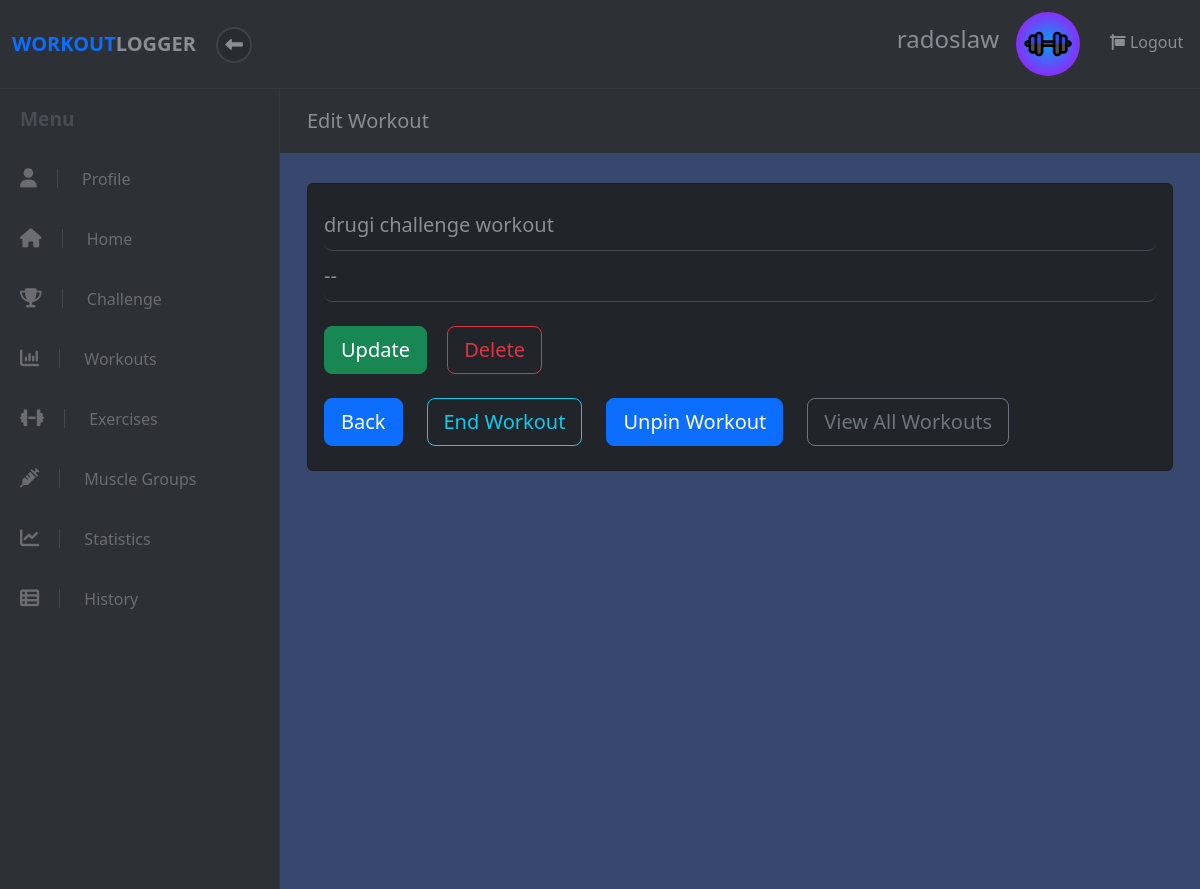
The app's page /workout/8/edit (signed in) with its own data.
### workout/models.py (models this page shows, shortened)
class User(models.Model):
    username = models.CharField(max_length=20)
    email = models.CharField(max_length=50)
    password = models.CharField(max_length=22)
    created_at = models.DateTimeField(auto_now_add=True)
    updated_at = models.DateTimeField(auto_now=True)
    profile_photo_url = models.CharField(max_length=255, blank=True, null=True)
    background_photo_url = models.CharField(max_length=255, blank=True, null=True)
    objects = UserManager()

class Workout(models.Model):
    name = models.CharField(max_length=50)
    description = models.CharField(max_length=150)
    completed = models.BooleanField(default=False)
    is_shared = models.BooleanField(default=False)
    user = models.ForeignKey(User, on_delete=models.CASCADE, default=None)
    challenge = models.ForeignKey(Challenge, on_delete=models.CASCADE, default=None, blank=True, null=True)
    created_at = models.DateTimeField(auto_now_add=True)
    updated_at = models.DateTimeField(auto_now=True)

### workout/views.py (the view, shortened to what this page needs)
# urls.py: re_path(r'^workout/(?P<id>\d*)/edit$', views.edit_workout),
def edit_workout(request, id):
    try:
        user = User.objects.get(id=request.session["user_id"])
        ste = StrengthTrainingExercise.objects.filter(workout__id=id)
        ete = EnduranceTrainingExercise.objects.filter(workout__id=id)
        be = BalanceExercise.objects.filter(workout__id=id)
        fe = FlexibilityExercise.objects.filter(workout__id=id)
        exercises = list(chain(ste, ete, be, fe))
        data = {
            'user': user,
            'workout': Workout.objects.get(id=id),
            'exercises': sorted(exercises, key=lambda x: x.updated_at, reverse=True),
        }
        if request.method == "GET":
            logging.debug("GET request to edit workout")
            return render(request, "workout/edit_workout.html", data)
    except (KeyError, User.DoesNotExist) as err:
        messages.info(request, "You must be logged in to view this page.", extra_tags="invalid_session")
        logging.warning("User must be logged in to view 'edit_workout'.")
        return redirect("/")

### workout/templates/workout/edit_workout.html (shortened to what this page needs)
<!DOCTYPE html>
<html>
  <head>
    {% load static %}
    <link
      rel="stylesheet"
      href="{% static 'fontawesomefree/css/all.min.css' %}"
    />
    <link rel="stylesheet" href="../../static/workout/styles.css" />
    {% load bootstrap5 %} {% bootstrap_css %} {% bootstrap_javascript %}
  </head>
  <body>
    {% include 'workout/widgets/header.html' %}
    <div class="d-flex align-items-stretch">
      {% include 'workout/widgets/sidebar.html' %}
      <div class="page-content">
        <div class="page-header">
          <div class="container-fluid">
            <h2 class="h5 no-margin-bottom">Edit Workout</h2>
          </div>
        </div>
        <section class="no-padding-bottom">
          <div class="container-fluid">
            <div class="card bg-dark add-exercise mb-4 mt-2">
              <div class="card-body text-light">
                <div class="row">
                  <div class="col-lg-12">
                    <form
                      id="update-workout-form"
                      action="/workout/{{ workout.id }}/edit"
                      method="POST"
                    >
                      <div class="form-group">
                        <input
                          id="name"
                          type="text"
                          name="name"
                          required
                          class="input-material form-control-lg"
                          placeholder="Name"
                          value="{{ workout.name }}"
                        />
                      </div>
                      <div class="form-group">
                        <input
                          id="description"
                          type="text"
                          name="description"
                          class="input-material form-control-lg"
                          placeholder="Description"
                          value="{{ workout.description }}"
                        />
                      </div>
                      <input
                        id="update"
                        type="submit"
                        value="Update"
                        class="btn btn-success btn-lg my-4"
                      />
                      <a
                        id="delete-workout"
                        href="/workout/{{ workout.id }}/delete"
                        style="text-decoration: none"
                        class="btn btn-outline-danger btn-lg ms-3"
                        >Delete</a
                      >
                    </form>
                    <div class="row mb-2">
                      <div class="col-auto text-left">
                        <a
                          href="/workout/{{ workout.id }}"
                          style="text-decoration: none"
                          class="btn btn-primary btn-lg end-workout"
                          >Back</a
                        >
                      </div>
                      <div class="col-auto text-left">
                        <form
                          id="end-workout-form"
                          action="/workout/{{ workout.id }}/complete"
                          method="POST"
                        >
                          {% if workout.completed == False %}
                          <button
                            id="end-workout"
                            type="submit"
                            class="btn btn-outline-info btn-lg"
                          >
                            End Workout
                          </button>
                          {% endif %}
                        </form>
                      </div>
                      <div class="col-auto text-left">
                        <form
                        id="end-workout-form"
                        action="/workout/{{ workout.id }}/share"
                        method="POST"
                      >
                        {% if workout.is_shared == False %}
                        <button
                          id="end-workout"
                          type="submit"
                          class="btn btn-outline-info btn-lg"
                        >
                          Pin Workout
                        </button>
                        {% else %}
                        <button
                          id="end-workout"
                          type="submit"
                          class="btn btn-primary btn-lg end-workout"
                          >
                          <b>Unpin Workout</b>
                        </button>
                        {% endif %}
                      </form>
                      </div>
                      <div class="col-auto text-left">
                        <a
                          href="/workout"
                          style="text-decoration: none"
                          class="btn btn-outline-secondary btn-lg "
                          >View All Workouts</a
                        >
                      </div>
                    </div>
                  </div>
                </div>
              </div>
            </div>
          </div>
        </section>
      </div>
    </div>
  </body>
</html>

### workout/templates/workout/widgets/header.html
<header class="header">
  <nav class="navbar navbar-expand-lg my-0 py-1">
    <div
      class="container-fluid d-flex align-items-center justify-content-between"
    >
      <div class="navbar-header">
        <a href="/dashboard" class="navbar-brand">
          <div class="brand-text brand-big visible text-uppercase">
            <strong class="text-primary">Workout </strong
            ><strong>Logger</strong>
          </div>
        </a>
        <button class="sidebar-toggle">
          <i class="fa fa-long-arrow-left"></i>
        </button>
      </div>
      <ul class="right-menu list-inline no-margin-bottom">
        {% if user.username %}
        <li class="list-inline-item">
          <div class="sidebar-header d-flex align-items-center">
            <div class="title">
              <h1 class="h4">{{ user.username }}</h1>
            </div>
          </div>
        </li>
        {% endif %} {% if user.profile_photo_url %}
        <li class="list-inline-item">
          <a href="/profile" class="nav-link">
            <div class="avatar">
              <img
                src="{{ user.profile_photo_url }}"
                alt="User Profile Picture"
                height="64"
                width="64"
                class="rounded-circle"
              />
            </div>
          </a>
        </li>
        {% else %} {% load static %}
        <li class="list-inline-item">
          <a href="/profile" class="nav-link">
            <div class="avatar">
              <img
                src="{% static 'workout/images/workout_logger.png' %}"
                alt="User Profile Picture"
                height="64"
                width="64"
                class="rounded-circle"
              />
            </div>
          </a>
        </li>
        {% endif %}
        <li class="list-inline-item ms-2">
          <a href="/user/logout" class="nav-link">
            <i class="fa fa-sign -out-alt"></i> Logout
          </a>
        </li>
      </ul>
    </div>
  </nav>
</header>

### workout/static/workout/styles.css (style rules this page uses)
body { position: relative; }
section { padding: 0 15px; }
a { -webkit-transition: all 0.3s; transition: all 0.3s; display: inline-block; }
button { cursor: pointer; }
i, span, strong { display: inline-block; }
input { outline: none; }
.no-padding-bottom { padding-bottom: 0 !important; }
.no-margin-bottom { margin-bottom: 0 !important; }
.page-content { background: #37476d; min-height: 100vh; width: calc(100% - 280px); padding: 0; }
.page-header { padding: 20px 15px; background: #2d3035; color: #8a8d93; margin-bottom: 30px; }
nav.navbar { background: #2d3035; color: #8a8d93; padding-top: 20px; padding-bottom: 20px; border-bottom: 1px solid #34373d; z-index: 9998; }
nav.navbar .sidebar-toggle { width: 36px; height: 36px; line-height: 29px; text-align: center; border-radius: 50%; background: #282b2f; color: #8a8d93; font-size: 1.1rem; border: 2px solid #3d4148; outline: none; }
nav.navbar a { color: inherit; }
nav.navbar .brand-text { display: none; font-weight: 700; }
nav.navbar .brand-text.visible { display: block; }
nav.navbar a.nav-link { padding: .5rem .3rem; position: relative; }
button, input[type='submit'] { cursor: pointer; font-family: inherit; font-weight: 300 !important; }
input.input-material { width: 100%; border: none; border-bottom: 1px solid #444951; padding: 10px 0; background: none; color: #8a8d93; }
.navbar { padding: 0.5rem 1rem; }
.navbar-brand { display: inline-block; padding-top: 0.3125rem; padding-bottom: 0.3125rem; margin-right: 1rem; font-size: 1.25rem; }
.btn { font-weight: normal; border: 1px solid transparent; padding: 0.5rem 0.75rem; font-size: 1rem; line-height: 1.25; border-radius: 0.25rem; -webkit-transition: all 0.15s ease-in-out; transition: all 0.15s ease-in-out; }
.btn-primary { color: #fff; background-color: rgba(42, 79, 247, 0.95); border-color: rgba(42, 97, 247, 0.95); }
.btn-success { color: #fff; background-color: #28a745; border-color: #28a745; }
.btn-outline-secondary { color: #868e96; background-color: transparent; background-image: none; border-color: #868e96; }
.btn-outline-info { color: #37cfdc; background-color: transparent; background-image: none; border-color: #37cfdc; }
.btn-outline-danger { color: #dc3545; background-color: transparent; background-image: none; border-color: #dc3545; }
.btn-lg { padding: 0.5rem 1rem; font-size: 1.25rem; line-height: 1.5; border-radius: 0.3rem; }
body { font-family: "Muli", sans-serif; font-size: 1rem; font-weight: normal; line-height: 1.5; color: #212529; background-color: #fff; }
a { color: rgba(42, 79, 247, 0.95); text-decoration: none; }
h1, h2, h3, h4, h5, h6, .h1, .h2, .h3, .h4, .h5, .h6 { margin-bottom: 0.5rem; font-family: inherit; font-weight: 700; line-height: 1.1; color: inherit; }
h1, .h1 { font-size: 2.5rem; }
h2, .h2 { font-size: 2rem; }
h4, .h4 { font-size: 1.5rem; }
h5, .h5 { font-size: 1.25rem; }
.text-primary { color: rgba(42, 79, 247, 0.95) !important; }
.bg-dark { background-color: #343a40 !important; }
.text-light { color: #f8f9fa !important; }

### records on screen
User: username "radoslaw"
Workout: name "drugi challenge workout", description "--"
